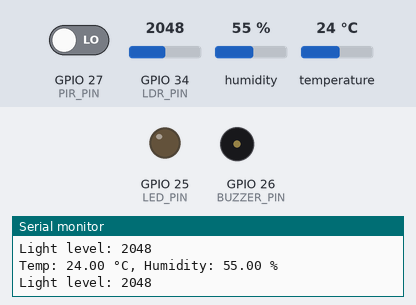
This program was run on a simulated ESP32. Shown: output pins drawn as LEDs (lit = HIGH), buzzer (waves = sounding, pin HIGH), the last lines printed to the serial monitor. Inputs (shaded band) come from the test bench; at power-on: GPIO 27 (PIR_PIN) LOW, GPIO 34 (LDR_PIN) = 2048, humidity 55 %, temperature 24 °C.

Above: at 2.8 s.
2.9 s: GPIO 27 (PIR_PIN) driven HIGH
At 4.4 s:
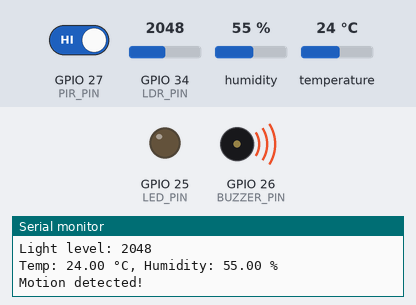
8.5 s: GPIO 34 (LDR_PIN) set to 528
11.2 s: GPIO 34 (LDR_PIN) set to 446
At 13.2 s:
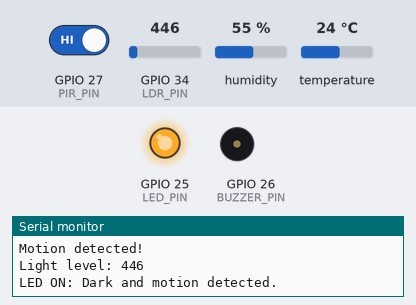
17.2 s: GPIO 34 (LDR_PIN) set to 540
At 20.8 s:
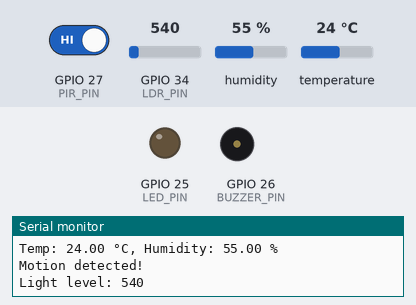
23.2 s: GPIO 34 (LDR_PIN) set to 491
At 26.9 s:
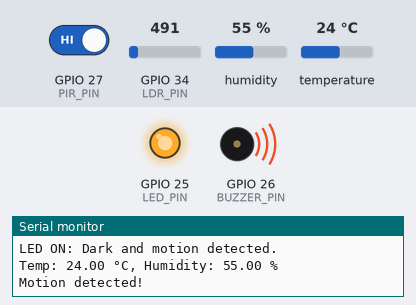
Timing chart, 0 to 30.2 s (numbered marks = the images above; inputs shaded):
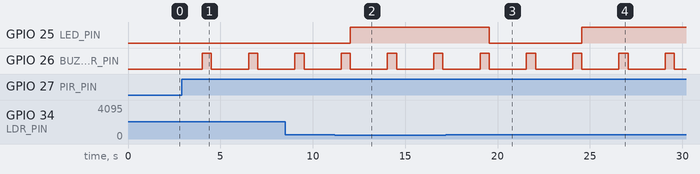

Measured:
- the behaviour switches between 500 and 499 on GPIO 34 (LDR_PIN) (found by bisection; images 1 and 2)
- after the input at 2.9 s, GPIO 26 (BUZZER_PIN): alternates HIGH for 0.50 s and LOW for 2.0 s, starting after 1.1 s
- after the input at 11.2 s, GPIO 25 (LED_PIN): LOW → HIGH after 0.83 s
- after the input at 17.2 s, GPIO 25 (LED_PIN): HIGH → LOW after 2.4 s
- after the input at 23.2 s, GPIO 25 (LED_PIN): LOW → HIGH after 1.4 s

The program:

main.cpp
```cpp
#include <Arduino.h>
#include <DHT.h>

// Pin definitions
#define PIR_PIN 27
#define DHTPIN 15
#define DHTTYPE DHT22
#define LDR_PIN 34
#define LED_PIN 25
#define BUZZER_PIN 26

DHT dht(DHTPIN, DHTTYPE);

void setup() {
  Serial.begin(115200);
  dht.begin();

  pinMode(PIR_PIN, INPUT);
  pinMode(LED_PIN, OUTPUT);
  pinMode(BUZZER_PIN, OUTPUT);

  Serial.println("System Initialized.");
}

void triggerAlarm() {
  digitalWrite(BUZZER_PIN, HIGH);
  delay(500); // Alarm sound duration
  digitalWrite(BUZZER_PIN, LOW);
}

void loop() {
  // Read temperature and humidity
  float temperature = dht.readTemperature();
  float humidity = dht.readHumidity();
  if (isnan(temperature) || isnan(humidity)) {
    Serial.println("Failed to read from DHT sensor!");
    return;
  }

  Serial.print("Temp: ");
  Serial.print(temperature);
  Serial.print(" °C, Humidity: ");
  Serial.print(humidity);
  Serial.println(" %");

  // Read motion from PIR sensor
  int motionDetected = digitalRead(PIR_PIN);
  if (motionDetected) {
    Serial.println("Motion detected!");
    triggerAlarm();
  }

  // Read light level from LDR
  int lightLevel = analogRead(LDR_PIN);
  Serial.print("Light level: ");
  Serial.println(lightLevel);

  // Check light level and motion to light the LED
  if (lightLevel < 500 && motionDetected) { // Adjust the threshold (500) as per your LDR calibration
    digitalWrite(LED_PIN, HIGH);
    Serial.println("LED ON: Dark and motion detected.");
  } else {
    digitalWrite(LED_PIN, LOW);
  }

  delay(2000); // Loop delay for readability
}
```
